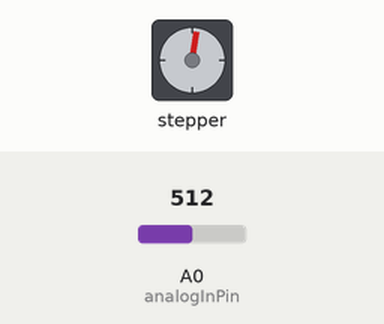
Simulated run of this sketch. Board: Arduino Uno, built with avr-gcc and run on an emulated ATmega328P. Parts: stepper motor. The test bench sets the inputs (shaded band); at power-on: A0 (analogInPin) = 512. Stepper angles assume 600 steps per turn; what the sketch prints to the serial monitor is not drawn.

Above: at 0.05 s.
At 3.35 s:
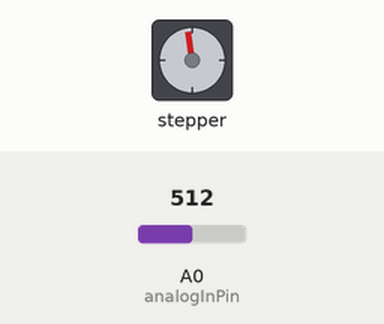
At 6.7 s:
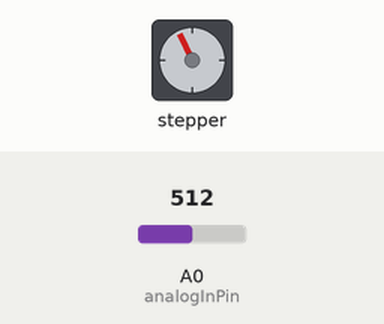
At 13.9 s:
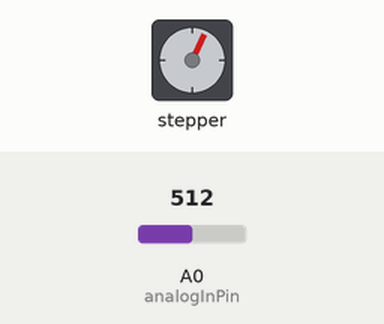
Timing chart, 0 to 19.0 s (numbered marks = the images above):
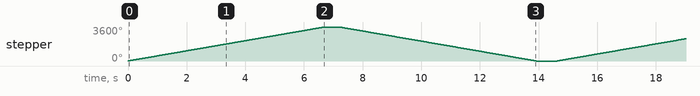

The sketch:

phfix.ino
```cpp
#include <Stepper.h>
const int stepsPerRevolution = 600;
Stepper myStepper(stepsPerRevolution, 8, 5, 2, 11);

char dataString[50] = {0};
float calibration = 0.00;
const int analogInPin = A0;
int sensorValue = 0;
unsigned long int avgValue;
float b;
int buf[10],temp;

void setup() {
  myStepper.setSpeed(90);
  // initialize the serial port:
  Serial.begin(9600);
}

void loop() {
  // put your main code here, to run repeatedly:
  myStepper.step(stepsPerRevolution*10);
  delay(500);
  myStepper.step(-stepsPerRevolution*10);

  delay(500);
   for(int i=0;i<10;i++)
 {
  buf[i]=analogRead(analogInPin);
  delay(10);
 }
 for(int i=0;i<9;i++)
 {
  for(int j=i+1;j<10;j++)
  {
   if(buf[i]>buf[j])
   {
    temp=buf[i];
    buf[i]=buf[j];
    buf[j]=temp;
   }
  }
 }
 avgValue=0;
 for(int i=2;i<8;i++)
 avgValue+=buf[i];
 float pHVol=(float)avgValue*5.0/1024/6;
 float phValue = 3 * pHVol + calibration;
 //Serial.print("sensor = ");
 //Serial.println(phValue);
 //sprintf(dataString,"%f",phValue);
 String dataPh = String (phValue);
 Serial.println(dataPh);
 delay(100);

}
```

Measured:
- by itself, stepper: turns 3600° clockwise in 6.7 s, then 3600° counter-clockwise in 6.7 s, repeating every 14.6 s
